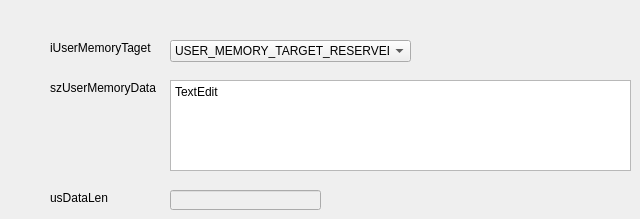
    <widget class="QWidget" name="UserMemoryWrite">
     <widget class="QComboBox" name="comboBox_UserMemoryWrite_iUserMemoryTaget">
      <property name="geometry">
       <rect>
        <x>170</x>
        <y>40</y>
        <width>241</width>
        <height>22</height>
       </rect>
      </property>
      <item>
       <property name="text">
        <string>USER_MEMORY_TARGET_RESERVED</string>
       </property>
      </item>
      <item>
       <property name="text">
        <string>USER_MEMORY_TARGET_HCM2</string>
       </property>
      </item>
      <item>
       <property name="text">
        <string>USER_MEMORY_TARGET_CASS1</string>
       </property>
      </item>
      <item>
       <property name="text">
        <string>USER_MEMORY_TARGET_CASS2</string>
       </property>
      </item>
      <item>
       <property name="text">
        <string>USER_MEMORY_TARGET_CASS3</string>
       </property>
      </item>
      <item>
       <property name="text">
        <string>USER_MEMORY_TARGET_CASS4</string>
       </property>
      </item>
      <item>
       <property name="text">
        <string>USER_MEMORY_TARGET_CASS5</string>
       </property>
      </item>
     </widget>
     <widget class="QLabel" name="label_154">
      <property name="geometry">
       <rect>
        <x>50</x>
        <y>40</y>
        <width>101</width>
        <height>16</height>
       </rect>
      </property>
      <property name="text">
       <string>iUserMemoryTaget</string>
      </property>
     </widget>
     <widget class="QLabel" name="label_155">
      <property name="geometry">
       <rect>
        <x>50</x>
        <y>80</y>
        <width>111</width>
        <height>16</height>
       </rect>
      </property>
      <property name="text">
       <string>szUserMemoryData</string>
      </property>
     </widget>
     <widget class="QLabel" name="label_156">
      <property name="geometry">
       <rect>
        <x>50</x>
        <y>190</y>
        <width>81</width>
        <height>16</height>
       </rect>
      </property>
      <property name="text">
       <string>usDataLen</string>
      </property>
     </widget>
     <widget class="QLineEdit" name="lineEdit_UserMemoryWrite_usDataLen">
      <property name="enabled">
       <bool>false</bool>
      </property>
      <property name="geometry">
       <rect>
        <x>170</x>
        <y>190</y>
        <width>151</width>
        <height>20</height>
       </rect>
      </property>
     </widget>
     <widget class="QTextEdit" name="textEdit_UserMemoryWrite_szUserMemoryData">
      <property name="geometry">
       <rect>
        <x>170</x>
        <y>80</y>
        <width>461</width>
        <height>91</height>
       </rect>
      </property>
      <property name="html">
       <string>&lt;!DOCTYPE HTML PUBLIC &quot;-//W3C//DTD HTML 4.0//EN&quot; &quot;http://www.w3.org/TR/REC-html40/strict.dtd&quot;&gt;
&lt;html&gt;&lt;head&gt;&lt;meta name=&quot;qrichtext&quot; content=&quot;1&quot; /&gt;&lt;style type=&quot;text/css&quot;&gt;
p, li { white-space: pre-wrap; }
&lt;/style&gt;&lt;/head&gt;&lt;body style=&quot; font-family:'微软雅黑'; font-size:8pt; font-weight:400; font-style:normal;&quot;&gt;
&lt;p style=&quot; margin-top:0px; margin-bottom:0px; margin-left:0px; margin-right:0px; -qt-block-indent:0; text-indent:0px;&quot;&gt;&lt;span style=&quot; font-family:'SimSun'; font-size:9pt;&quot;&gt;TextEdit&lt;/span&gt;&lt;/p&gt;&lt;/body&gt;&lt;/html&gt;</string>
      </property>
     </widget>
    </widget>
